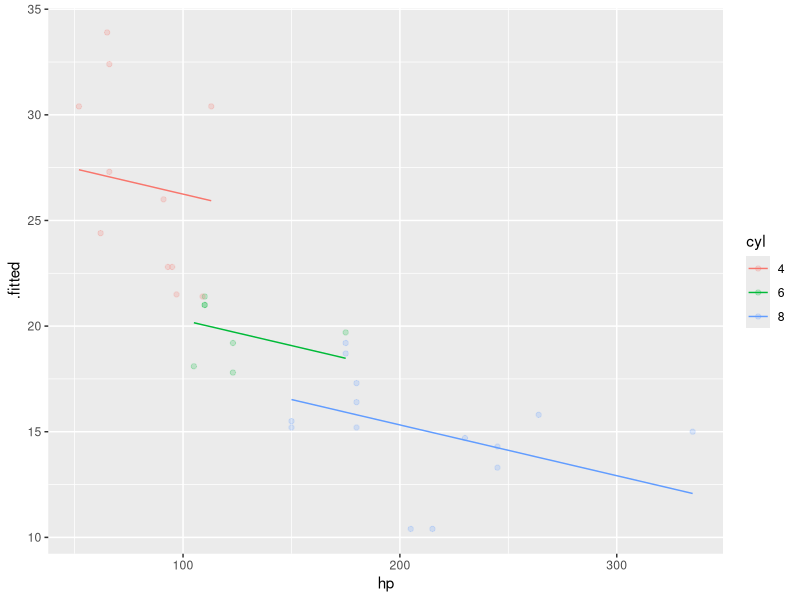

Write R code to recreate this figure.


library(tidyverse)
library(broom)

mtcars.modified <- 
  mtcars %>% 
  mutate(cyl = as.factor(cyl))


m1 <- lm(mpg ~ hp + cyl, 
         data = mtcars.modified)

m1 %>% 
  broom::augment() %>% 
  
  ggplot() + 
  
  # add the fitted regresseion lines: 
  geom_line(aes(x = hp, 
                y = .fitted, 
                group = cyl, 
                col = cyl)) + 
  
  # add the actual y-values
  geom_point(data = mtcars.modified, 
             aes(x = hp, 
                 y = mpg, 
                 col = cyl), 
             alpha = .2)
